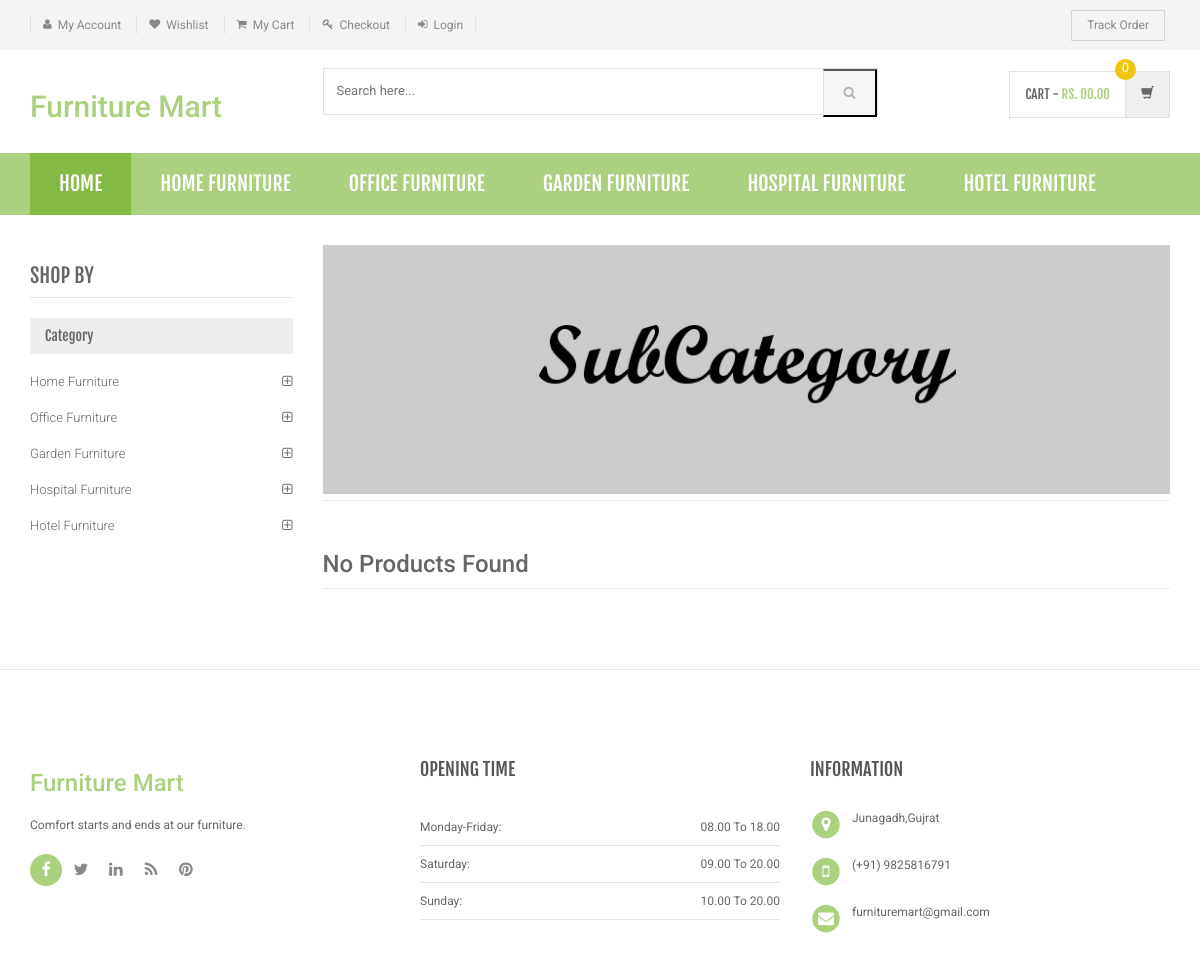
The page /sub-category1.php on the database its author committed.
### tables this page shows
CREATE TABLE `category` (
  `id` int(11) NOT NULL,
  `categoryName` varchar(255) DEFAULT NULL,
  `categoryDescription` longtext,
  `creationDate` timestamp NOT NULL DEFAULT CURRENT_TIMESTAMP,
  `updationDate` varchar(255) DEFAULT NULL
);

### sub-category1.php (the view, shortened to what this page needs)
<?php
include('includes/config.php');
$cid=intval($_GET['scid']);
?>
<!DOCTYPE html>
<html lang="en">
	<head>
	    <link rel="stylesheet" href="assets/css/bootstrap.min.css">
	    <link rel="stylesheet" href="assets/css/main.css">
	    <link rel="stylesheet" href="assets/css/green.css">
	    <link rel="stylesheet" href="assets/css/owl.carousel.css">
		<link rel="stylesheet" href="assets/css/owl.transitions.css">
		<link href="assets/css/lightbox.css" rel="stylesheet">
		<link rel="stylesheet" href="assets/css/animate.min.css">
		<link rel="stylesheet" href="assets/css/rateit.css">
		<link rel="stylesheet" href="assets/css/bootstrap-select.min.css">
		<link rel="stylesheet" href="assets/css/config.css">
		<link href="assets/css/green.css" rel="alternate stylesheet" title="Green color">
		<link href="assets/css/blue.css" rel="alternate stylesheet" title="Blue color">
		<link href="assets/css/red.css" rel="alternate stylesheet" title="Red color">
		<link href="assets/css/orange.css" rel="alternate stylesheet" title="Orange color">
		<link href="assets/css/dark-green.css" rel="alternate stylesheet" title="Darkgreen color">
		<link rel="stylesheet" href="assets/css/font-awesome.min.css">
	</head>
    <body class="cnt-home">
<header class="header-style-1">
<?php include('includes/top-header.php');?>
<?php include('includes/main-header.php');?>
<?php include('includes/menu-bar.php');?>
</header>
<div class="body-content outer-top-xs">
	<div class='container'>
		<div class='row outer-bottom-sm'>
			<div class='col-md-3 sidebar'>
	            <div class="sidebar-module-container">
	            	<h3 class="section-title">shop by</h3>
	            	<div class="sidebar-filter">
<div class="sidebar-widget wow fadeInUp outer-bottom-xs ">
	<div class="widget-header m-t-20">
		<h4 class="widget-title">Category</h4>
	</div>
	<div class="sidebar-widget-body m-t-10">
	         <?php $sql=mysql_query("select id,categoryName from category");
while($row=mysql_fetch_array($sql))
{
    ?>
		<div class="accordion">
	    	<div class="accordion-group">
	            <div class="accordion-heading">
	                <a href="category.php?cid=<?php echo htmlentities($row['id']);?>"  class="accordion-toggle collapsed">
	                   <?php echo htmlentities($row['categoryName']);?>
	                </a>
	            </div>
	        </div>
	    </div>
	    <?php } ?>
	</div>
</div>
	            	</div>
	            </div>
            </div>
			<div class='col-md-9'>
	<div id="category" class="category-carousel hidden-xs">
		<div class="item">
			<div class="image">
				<img src="assets/images/banners/cat-banner-2.jpg" alt="" class="img-responsive">
			</div>
		</div>
</div>
				<div class="search-result-container">
					<div id="myTabContent" class="tab-content">
						<div class="tab-pane active " id="grid-container">
							<div class="category-product  inner-top-vs">
							<div class="row">
			<?php
$ret=mysql_query("select * from products where subCategory='$cid'");
    $num=mysql_num_rows($ret);
if($num>0)
{
while ($row=mysql_fetch_array($ret))
{?>
		<div class="col-sm-4 col-md-4 wow fadeInUp">
			<div class="products">
	<div class="product">
		<div class="product-image">
			<div class="image">
				<a href="product-details.php?pid=<?php echo htmlentities($row['id']);?>"><img  src="assets/images/blank.gif" data-echo="admin/productimages/<?php echo htmlentities($row['productName']);?>/<?php echo htmlentities($row['productImage1']);?>" alt="" width="210" height="300"></a>
			</div>
		</div>
		<div class="product-info text-left">
			<h3 class="name"><a href="product-details.php?pid=<?php echo htmlentities($row['id']);?>"><?php echo htmlentities($row['productName']);?></a></h3>
			<div class="rating rateit-small"></div>
			<div class="description"></div>
			<div class="product-price">
				<span class="price">
					Rs. <?php echo htmlentities($row['productPrice']);?>			</span>
										     <span class="price-before-discount">Rs. <?php echo htmlentities($row['productPriceBeforeDiscount']);?></span>
			</div>
		</div>
					<div class="cart clearfix animate-effect">
				<div class="action">
					<ul class="list-unstyled">
						<li class="add-cart-button btn-group">
							<button class="btn btn-primary icon" data-toggle="dropdown" type="button">
								<i class="fa fa-shopping-cart"></i>
							</button>
							<a href="category.php?page=product&action=add&id=<?php echo $row['id']; ?>">
							<button class="btn btn-primary" type="button">Add to cart</button></a>
						</li>
		                <li class="lnk wishlist">
							<a class="add-to-cart" href="category.php?pid=<?php echo htmlentities($row['id'])?>&&action=wishlist" title="Wishlist">
								 <i class="icon fa fa-heart"></i>
							</a>
						</li>
					</ul>
				</div>
			</div>
			</div>
			</div>
		</div>
	  <?php
	} } else{
?>
	<div class="col-sm-4 col-md-4 wow fadeInUp">
	<h3>No Products Found</h3>
	</div>
	<?php } ?>
										</div>
							</div>
						</div>
				</div>
			</div>
		</div>
</div>
</div>
<?php include('includes/footer.php');?>
</body>
</html>

### includes/menu-bar.php (shortened to what this page needs)
<div class="header-nav animate-dropdown">
    <div class="container">
        <div class="yamm navbar navbar-default" role="navigation">
            <div class="nav-bg-class">
                <div class="navbar-collapse collapse" id="mc-horizontal-menu-collapse">
	<div class="nav-outer">
		<ul class="nav navbar-nav">
			<li class="active dropdown yamm-fw">
				<a href="index.php" data-hover="dropdown" class="dropdown-toggle">Home</a>
			</li>
              <?php $sql=mysqli_query($con,"select id,categoryName  from category limit 6");
while($row=mysqli_fetch_array($sql))
{
    ?>
			<li class="dropdown yamm">
				<a href="category.php?cid=<?php echo $row['id'];?>"> <?php echo $row['categoryName'];?></a>
			</li>
			<?php } ?>
		</ul>
		<div class="clearfix"></div>
	</div>
</div>
            </div>
        </div>
    </div>
</div>

### assets/css/green.css (style rules this page uses)
a { color: #abd07e; }
.header-style-1 .header-nav { background: #abd07e; }
.cnt-home .header-style-1 .header-nav .navbar .navbar-nav > li.active { background: #84b943; }
.sidebar .sidebar-module-container .sidebar-widget .sidebar-widget-body .accordion .accordion-group .accordion-heading .accordion-toggle, .sidebar .sidebar-module-container .sidebar-widget .sidebar-widget-body .accordion .accordion-group .accordion-heading .accordion-toggle:hover, .sidebar .sidebar-module-container .sidebar-widget .sidebar-widget-body .accordion .accordion-group .accordion-heading .accordion-toggle:focus, .sidebar .sidebar-module-container .sidebar-widget .sidebar-widget-body .accordion .accordion-group .accordion-heading .accordion-toggle:after { color: #abd07e; }

### assets/css/lightbox.css (style rules this page uses)
body:after { content: url(../images/close.png) url(../images/loading.gif) url(../images/prev.png) url(../images/next.png); display: none; }

### assets/css/blue.css (style rules this page uses)
a { color: #3498db; }
.header-style-1 .header-nav { background: #3498db; }
.cnt-home .header-style-1 .header-nav .navbar .navbar-nav > li.active { background: #1d6ca1; }
.sidebar .sidebar-module-container .sidebar-widget .sidebar-widget-body .accordion .accordion-group .accordion-heading .accordion-toggle, .sidebar .sidebar-module-container .sidebar-widget .sidebar-widget-body .accordion .accordion-group .accordion-heading .accordion-toggle:hover, .sidebar .sidebar-module-container .sidebar-widget .sidebar-widget-body .accordion .accordion-group .accordion-heading .accordion-toggle:focus, .sidebar .sidebar-module-container .sidebar-widget .sidebar-widget-body .accordion .accordion-group .accordion-heading .accordion-toggle:after { color: #3498db; }

### assets/css/red.css (style rules this page uses)
a { color: #ff6c6c; }
.header-style-1 .header-nav { background: #ff6c6c; }
.cnt-home .header-style-1 .header-nav .navbar .navbar-nav > li.active { background: #ff1a1a; }
.sidebar .sidebar-module-container .sidebar-widget .sidebar-widget-body .accordion .accordion-group .accordion-heading .accordion-toggle, .sidebar .sidebar-module-container .sidebar-widget .sidebar-widget-body .accordion .accordion-group .accordion-heading .accordion-toggle:hover, .sidebar .sidebar-module-container .sidebar-widget .sidebar-widget-body .accordion .accordion-group .accordion-heading .accordion-toggle:focus, .sidebar .sidebar-module-container .sidebar-widget .sidebar-widget-body .accordion .accordion-group .accordion-heading .accordion-toggle:after { color: #ff6c6c; }

### assets/css/orange.css (style rules this page uses)
a { color: #f39c12; }
.header-style-1 .header-nav { background: #f39c12; }
.cnt-home .header-style-1 .header-nav .navbar .navbar-nav > li.active { background: #ab6c09; }
.sidebar .sidebar-module-container .sidebar-widget .sidebar-widget-body .accordion .accordion-group .accordion-heading .accordion-toggle, .sidebar .sidebar-module-container .sidebar-widget .sidebar-widget-body .accordion .accordion-group .accordion-heading .accordion-toggle:hover, .sidebar .sidebar-module-container .sidebar-widget .sidebar-widget-body .accordion .accordion-group .accordion-heading .accordion-toggle:focus, .sidebar .sidebar-module-container .sidebar-widget .sidebar-widget-body .accordion .accordion-group .accordion-heading .accordion-toggle:after { color: #f39c12; }

### assets/css/dark-green.css (style rules this page uses)
a { color: #12cca7; }
.header-style-1 .header-nav { background: #12cca7; }
.cnt-home .header-style-1 .header-nav .navbar .navbar-nav > li.active { background: #0b816a; }
.sidebar .sidebar-module-container .sidebar-widget .sidebar-widget-body .accordion .accordion-group .accordion-heading .accordion-toggle, .sidebar .sidebar-module-container .sidebar-widget .sidebar-widget-body .accordion .accordion-group .accordion-heading .accordion-toggle:hover, .sidebar .sidebar-module-container .sidebar-widget .sidebar-widget-body .accordion .accordion-group .accordion-heading .accordion-toggle:focus, .sidebar .sidebar-module-container .sidebar-widget .sidebar-widget-body .accordion .accordion-group .accordion-heading .accordion-toggle:after { color: #12cca7; }

### rows shown on the page
category: categoryName "HOME FURNITURE", categoryName "Home Furniture"
category: categoryName "OFFICE FURNITURE", categoryName "Office Furniture"
category: categoryName "GARDEN FURNITURE", categoryName "Garden Furniture"
category: categoryName "HOSPITAL FURNITURE", categoryName "Hospital Furniture"
category: categoryName "HOTEL FURNITURE", categoryName "Hotel Furniture"
